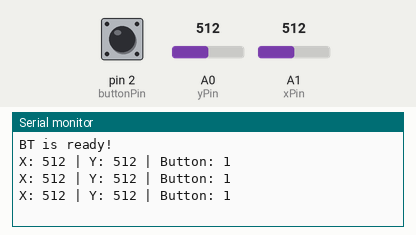
The sketch below on a simulated Arduino Uno, built with avr-gcc and run on an emulated ATmega328P. On the bench: the last lines printed to the serial monitor. Inputs (shaded band) come from the test bench; at power-on: A0 (yPin) = 512, A1 (xPin) = 512, pin 2 (buttonPin) HIGH.

Above: at 1.3 s.
1.4 s: A0 (yPin) set to 716
At 1.9 s:
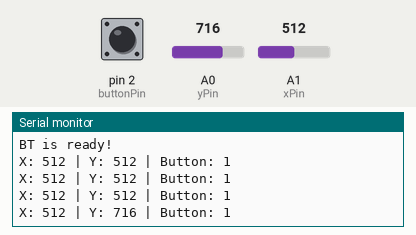
2.9 s: A1 (xPin) set to 716
At 3.4 s:
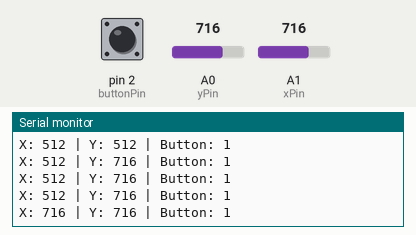
4.4 s: pin 2 (buttonPin) pulled LOW for 0.6 s
At 4.9 s:
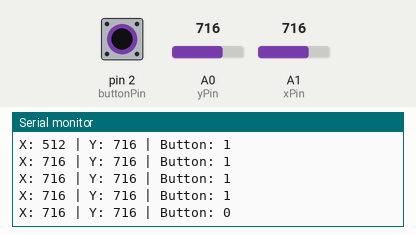
6.5 s: A0 (yPin) set to 900
At 7.0 s:
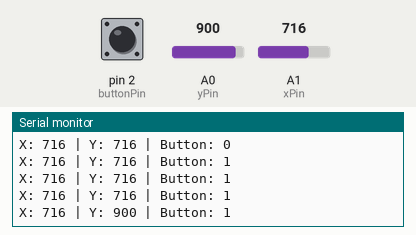
8.0 s: pin 2 (buttonPin) pulled LOW for 1 s
At 8.5 s:
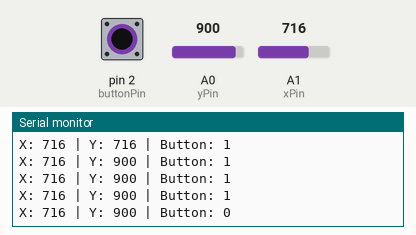
10.5 s: A1 (xPin) set to 900
At 11.0 s:
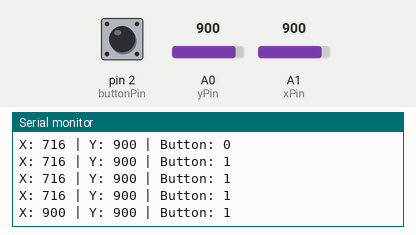
Timing chart, 0 to 13.0 s (numbered marks = the images above; inputs shaded):
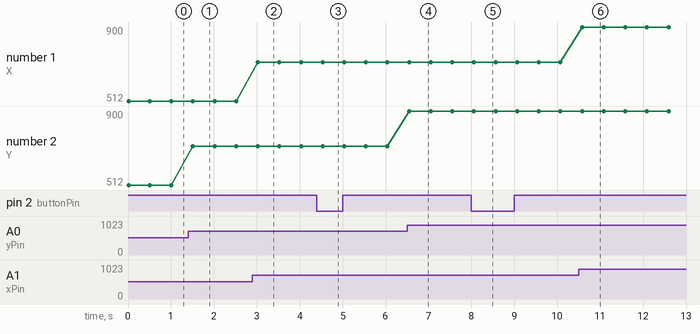

The sketch:

send_joystick_data.ino
```cpp
#define xPin      A1
#define yPin      A0
#define buttonPin 2

int xPosition   = 0;
int yPosition   = 0;
int buttonState = 0;


#include <SoftwareSerial.h>   // 引用程式庫

// 定義連接藍牙模組的序列埠
SoftwareSerial BT(11, 10); // RX,TX
char val;  // 儲存接收資料的變數

void setup() {
  Serial.begin(9600);   // 與電腦序列埠連線
  Serial.println("BT is ready!");
  BT.begin(115200);

  Init_ReadPin();
}

void loop() {

  xPosition = analogRead(xPin);
  yPosition = analogRead(yPin);
  buttonState = digitalRead(buttonPin);

  Serial.print("X: ");
  Serial.print(xPosition);
  Serial.print(" | Y: ");
  Serial.print(yPosition);
  Serial.print(" | Button: ");
  Serial.println(buttonState);

  BT.print("X: ");
  BT.print(xPosition);
  BT.print(" | Y: ");
  BT.print(yPosition);
  BT.print(" | Button: ");
  BT.println(buttonState);

  delay(500); // add some delay between reads

}

void Init_ReadPin(void){
  pinMode(xPin, INPUT);
  pinMode(yPin, INPUT);
  pinMode(buttonPin, INPUT_PULLUP);
}
```

Measured:
- after the input at 1.4 s, the serial monitor: prints a new line after 0.11 s (image 1)
- after the input at 2.9 s, the serial monitor: prints a new line after 0.12 s (image 2)
- after the input at 4.4 s, the serial monitor: prints a new line after 0.13 s (image 3)
- after the input at 6.5 s, the serial monitor: prints a new line after 0.05 s (image 4)
- after the input at 8.0 s, the serial monitor: prints a new line after 0.06 s (image 5)
- after the input at 10.5 s, the serial monitor: prints a new line after 0.08 s (image 6)
- plotted number 2: 512 → 716 after the input at 1.4 s, 716 → 900 after the input at 6.5 s
